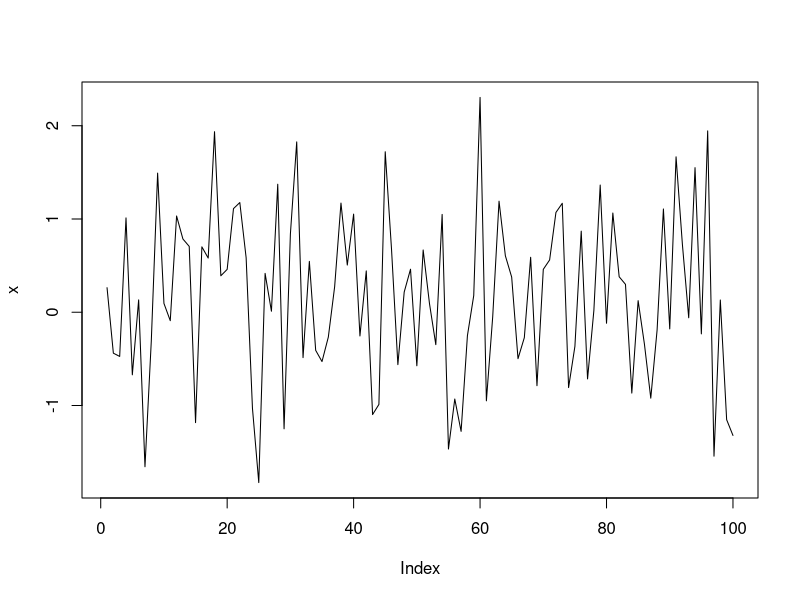
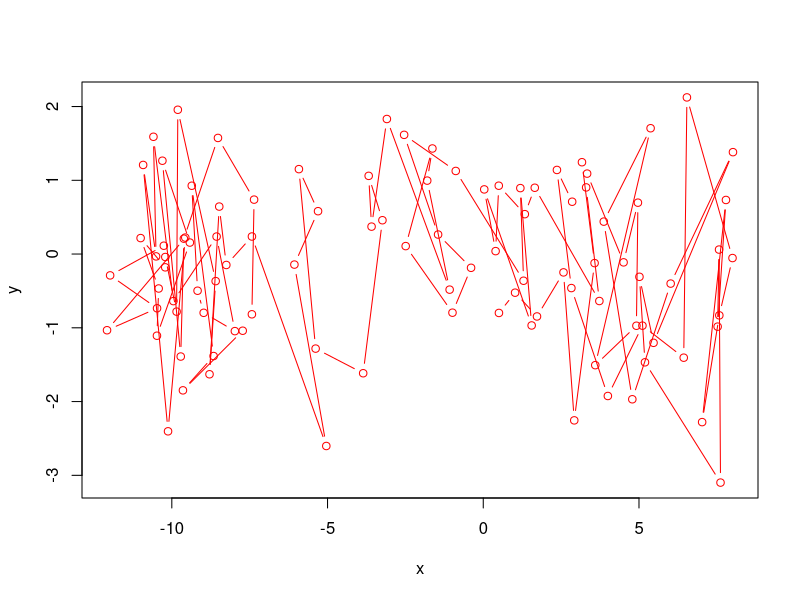

Here is the R script that generated these plots, in order:
#先来说说本节常用函数
#生成一个顺序序列seq
1:10
seq(1,10)
seq(1,10,by=2)
seq(1,10,length.out=6)
#查看帮助
?seq


#生成一个随机数序列rnorm,sample
#生成服从标准正态分布的随机变量
x <- rnorm(100)
plot(x,type='l')
#从1到20的序列中随机无重复抽样的10个数
x <- sample(1:20,10)


#数据结构
#Vector向量
#R数据挖掘以及机器学习模型大部分都直接操作向量.
#所以向量也是R里面直接支持的数据结构;
#这里的向量指的都是列向量;


#创建向量
x_numberic <- sample(1:10,5)
x_character <- c('mon','tue','wed','thu','fri')
x_logical <- x_numberic == 5
#这样我们就生成了三个类型得向量,分别是numeric型的,
#一种是character型的,另一种是logical型.


#向量的属性以及访问
names(x_numberic)
names(x_numberic) <- x_character
x_numberic[1]
#R语言的下标都是从1开始的
x_numberic[1] <- 10
x_numberic[1]


#向量的操作
sum(x_numberic)
min(x_numberic)
max(x_numberic)
sort(x_numberic) 
sort(x_numberic,decreasing=T) 
summary(x_numberic)
#summary可以给出数据集的概括,即最小值,第一四分位数,中位数,均值,第三四分位素,最大值,根据这些概括你可以对该数据集有更加深入的了解.
x = 1:5
x[-2]
x[-(2:4)]


#向量间的运算
y <- c(x,x)
y <- x^2 + 1
y <- c(x_numberic,x_numberic + rnorm(5))
mean(y)
#如果我们想得到每个日期标签的分类均值怎么办呢,
#方法当然是有的,并且很方便如下:
tapply(y,names(y),mean)
which(x_numberic == 10)
subset(x_numberic,x_numberic==10)
#当我们有一个子集,想要知道你子集中的元素是否在你的目标集合中包含的时候该如何做呢
c(10,5) %in% x_numberic
#运算符%in%可以帮你轻松完成
#前面介绍了向量的排序sort那么要想反转一个集合而不用排序方法那就看看下面这个方法吧
rev(x_numberic)
#去重
unique(x_numberic)


#多个向量有哪些方便得运算方式呢
x <- c(sample(1:100,7))
y <- c(sample(1:100,7))
z <- c(sample(1:100,7))
#现在我们得到了三个数字类型得向量,我们希望找到每个向量第一个维度的值里面得最小值,和最大值怎么办呢
pmin(x,y,z)
pmax(x,y,z)
#其实我们还可以有别的方法
apply(rbind(x,y,z),2,min)


#最后咱们也来一个布朗运动的轨迹图:
n=100;x=cumsum(rnorm(n));y=rnorm(n); plot(x,y,type="b",col="red")
